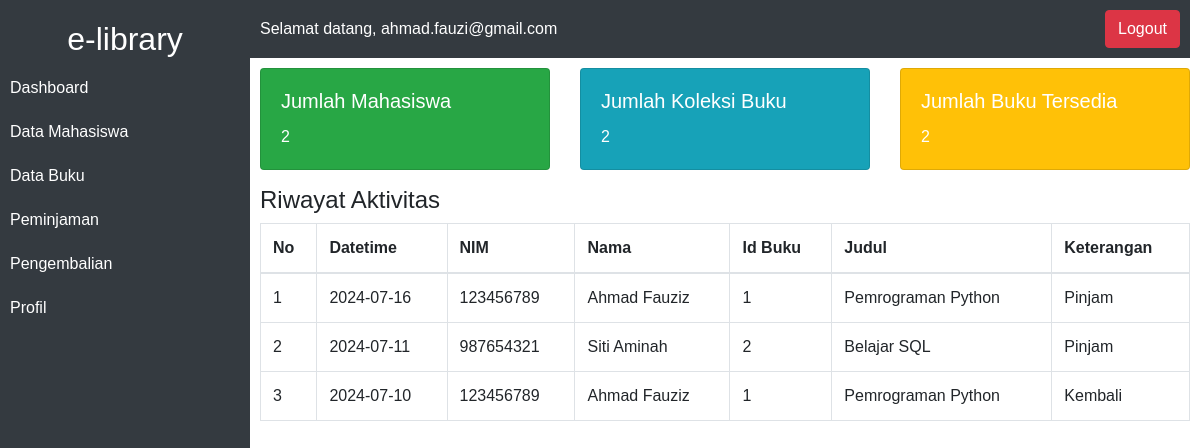
/dashboard.php (signed in), run on the app's committed database.
### tables this page shows
CREATE TABLE `peminjam` (
  `id_peminjaman` int(11) NOT NULL,
  `id_mahasiswa` int(11) NOT NULL,
  `id_buku` int(11) NOT NULL,
  `tanggal_pinjam` date NOT NULL,
  `tanggal_kembali` date DEFAULT NULL,
  `denda` bigint(20) DEFAULT NULL
);

CREATE TABLE `mahasiswa` (
  `id` int(11) NOT NULL,
  `nim` varchar(20) NOT NULL,
  `nama` varchar(100) NOT NULL,
  `prodi` varchar(100) NOT NULL
);

CREATE TABLE `buku` (
  `id_buku` int(11) NOT NULL,
  `judul` varchar(255) NOT NULL,
  `penulis` varchar(100) NOT NULL,
  `tahun_terbit` year(4) NOT NULL,
  `status` enum('tersedia','dipinjam') NOT NULL
);

### dashboard.php (the view, shortened to what this page needs)
<?php
$database = new Database();
$db = $database->getConnection();
class Dashboard {
    private $conn;
    public function __construct($db) {
        $this->conn = $db;
    }
    public function getTotalMahasiswa() {
        return $this->conn->query("SELECT COUNT(*) FROM mahasiswa")->fetchColumn();
    }
    public function getTotalBuku() {
        return $this->conn->query("SELECT COUNT(*) FROM buku")->fetchColumn();
    }
    public function getBukuTersedia() {
        return $this->conn->query("SELECT COUNT(*) FROM buku WHERE status = 'tersedia'")->fetchColumn();
    }
    public function getAktivitas() {
        return $this->conn->query("SELECT peminjam.id_peminjaman, peminjam.tanggal_pinjam, peminjam.tanggal_kembali, mahasiswa.nim, mahasiswa.nama, buku.id_buku, buku.judul, IF(peminjam.denda IS NULL, 'Pinjam', 'Kembali') as keterangan
                                    FROM peminjam
                                    JOIN mahasiswa ON peminjam.id_mahasiswa = mahasiswa.id
                                    JOIN buku ON peminjam.id_buku = buku.id_buku
                                    ORDER BY peminjam.tanggal_pinjam DESC
                                    LIMIT 10")->fetchAll(PDO::FETCH_ASSOC);
    }
}
$dashboard = new Dashboard($db);
$totalMahasiswa = $dashboard->getTotalMahasiswa();
$totalBuku = $dashboard->getTotalBuku();
$bukuTersedia = $dashboard->getBukuTersedia();
$aktivitas = $dashboard->getAktivitas();
?>
<!DOCTYPE html>
<html lang="en">
<head>
    <link href="https://maxcdn.bootstrapcdn.com/bootstrap/4.5.2/css/bootstrap.min.css" rel="stylesheet">
    <link href="assets/css/style.css" rel="stylesheet">
</head>
<body>
    <div class="sidebar">
        <h2 class="text-center">e-library</h2>
        <a href="dashboard.php">Dashboard</a>
        <a href="data_mahasiswa.php">Data Mahasiswa</a>
        <a href="data_buku.php">Data Buku</a>
        <a href="peminjaman.php">Peminjaman</a>
        <a href="pengembalian.php">Pengembalian</a>
        <a href="profil.php">Profil</a>
    </div>
    <div class="content">
        <div class="navbar">
            <span>Selamat datang, <?php echo $_SESSION['login_user']; ?></span>
            <a href="logout.php" class="btn btn-danger">Logout</a>
        </div>
        <div class="row">
            <div class="col-md-4">
                <div class="card text-white bg-success mb-3">
                    <div class="card-body">
                        <h5 class="card-title">Jumlah Mahasiswa</h5>
                        <p class="card-text"><?php echo $totalMahasiswa; ?></p>
                    </div>
                </div>
            </div>
            <div class="col-md-4">
                <div class="card text-white bg-info mb-3">
                    <div class="card-body">
                        <h5 class="card-title">Jumlah Koleksi Buku</h5>
                        <p class="card-text"><?php echo $totalBuku; ?></p>
                    </div>
                </div>
            </div>
            <div class="col-md-4">
                <div class="card text-white bg-warning mb-3">
                    <div class="card-body">
                        <h5 class="card-title">Jumlah Buku Tersedia</h5>
                        <p class="card-text"><?php echo $bukuTersedia; ?></p>
                    </div>
                </div>
            </div>
        </div>
        <h4>Riwayat Aktivitas</h4>
        <table class="table table-bordered">
            <thead>
                <tr>
                    <th>No</th>
                    <th>Datetime</th>
                    <th>NIM</th>
                    <th>Nama</th>
                    <th>Id Buku</th>
                    <th>Judul</th>
                    <th>Keterangan</th>
                </tr>
            </thead>
            <tbody>
                <?php foreach ($aktivitas as $index => $activity) : ?>
                    <tr>
                        <td><?php echo $index + 1; ?></td>
                        <td><?php echo $activity['tanggal_pinjam']; ?></td>
                        <td><?php echo $activity['nim']; ?></td>
                        <td><?php echo $activity['nama']; ?></td>
                        <td><?php echo $activity['id_buku']; ?></td>
                        <td><?php echo $activity['judul']; ?></td>
                        <td><?php echo $activity['keterangan']; ?></td>
                    </tr>
                <?php endforeach; ?>
            </tbody>
        </table>
    </div>
</body>
</html>

### assets/css/style.css (style rules this page uses)
body { font-family: Arial, sans-serif; }
.sidebar { position: fixed; top: 0; left: 0; height: 100%; background: #343a40; padding-top: 20px; width: 250px; }
.sidebar h2 { text-align: center; color: #fff; }
.sidebar a { display: block; color: #fff; padding: 10px; text-decoration: none; transition: 0.3s; }
.content { margin-left: 250px; }

### dashboard.php (style rules this page uses)
body { display: flex; }
.sidebar { width: 250px; background-color: #343a40; height: 100vh; color: white; padding-top: 20px; }
.sidebar a { color: white; text-decoration: none; display: block; padding: 10px; }
.content { flex: 1; padding: 10px; }
.card { margin: 10px 0; }
.navbar { display: flex; justify-content: space-between; align-items: center; background-color: #343a40; color: white; padding: 10px; margin-left: -10px; margin-top: -10px; }

### data on the page
peminjam: tanggal_pinjam "2024-07-16", id_mahasiswa.nim "123456789", id_mahasiswa.nama "Ahmad Fauziz", id_buku.id_buku "1", id_buku.judul "Pemrograman Python", keterangan "Pinjam"
peminjam: tanggal_pinjam "2024-07-11", id_mahasiswa.nim "987654321", id_mahasiswa.nama "Siti Aminah", id_buku.id_buku "2", id_buku.judul "Belajar SQL", keterangan "Pinjam"
peminjam: tanggal_pinjam "2024-07-10", id_mahasiswa.nim "123456789", id_mahasiswa.nama "Ahmad Fauziz", id_buku.id_buku "1", id_buku.judul "Pemrograman Python", keterangan "Kembali"

### other printed values
$_SESSION['login_user'] "ahmad.fauzi@gmail.com"
$totalMahasiswa "2"
$totalBuku "2"
$bukuTersedia "2"
